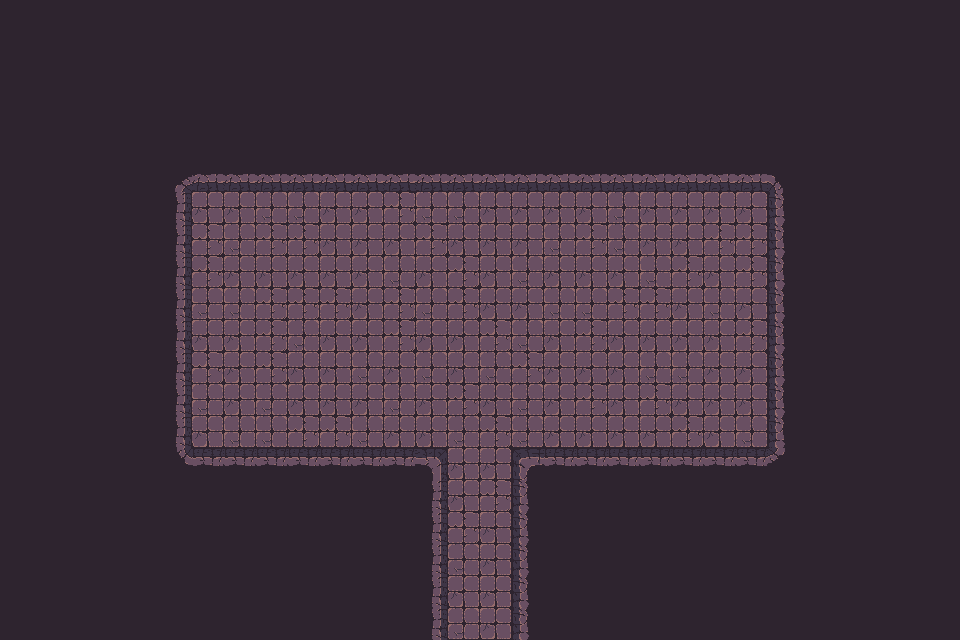

The image is a tile-based game level rendered from a .tmx file. Its description and complete source (layers, tilesets, objects, tile grids) follow:
An orthogonal 30x20 tile map with 32x32 px tiles, 1 tile layer (Tile layer 1), 2 tilesets and 57 objects.

<map version="1.10" tiledversion="1.11.2" orientation="orthogonal" renderorder="right-down" width="30" height="20" tilewidth="32" tileheight="32" infinite="0" nextlayerid="3" nextobjectid="1">
    <tileset firstgid="1" name="Town Tileset" tilewidth="32" tileheight="32" tilecount="64" columns="8">
        <image source="../../../tiles/World H Tileset.png" trans="ff00ff" width="256" height="256" />
        <tile id="4">
            <objectgroup draworder="index" id="2">
                <object id="1" x="0" y="0" width="32" height="32" />
            </objectgroup>
        </tile>
        <tile id="5">
            <objectgroup draworder="index" id="2">
                <object id="1" x="0" y="0" width="32" height="32" />
            </objectgroup>
        </tile>
        <tile id="6">
            <objectgroup draworder="index" id="2">
                <object id="1" x="0" y="0" width="32" height="32" />
            </objectgroup>
        </tile>
        <tile id="7">
            <objectgroup draworder="index" id="2">
                <object id="1" x="0" y="0" width="32" height="32" />
            </objectgroup>
        </tile>
        <tile id="8">
            <objectgroup draworder="index" id="2">
                <object id="1" x="0" y="0" width="32" height="32" />
            </objectgroup>
        </tile>
        <tile id="10">
            <objectgroup draworder="index" id="2">
                <object id="1" x="0" y="32" width="32" height="0" />
            </objectgroup>
        </tile>
        <tile id="11">
            <objectgroup draworder="index" id="2">
                <object id="1" x="0" y="32" width="32" height="0" />
                <object id="2" x="32" y="0" width="0" height="32" />
            </objectgroup>
        </tile>
        <tile id="12">
            <objectgroup draworder="index" id="2">
                <object id="1" x="32" y="0" width="0" height="32" />
            </objectgroup>
        </tile>
        <tile id="13">
            <objectgroup draworder="index" id="2">
                <object id="1" x="0" y="32" width="32" height="0" />
                <object id="2" x="0" y="32" width="32" height="0" />
                <object id="3" x="0" y="0" width="0" height="32" />
            </objectgroup>
        </tile>
        <tile id="14">
            <objectgroup draworder="index" id="2">
                <object id="1" x="0" y="0" width="0" height="32" />
            </objectgroup>
        </tile>
        <tile id="16">
            <objectgroup draworder="index" id="2">
                <object id="1" x="0" y="0" width="32" height="32" />
            </objectgroup>
        </tile>
        <tile id="24">
            <objectgroup draworder="index" id="2">
                <object id="1" x="0" y="0" width="32" height="32" />
            </objectgroup>
        </tile>
    </tileset>
    <tileset firstgid="65" name="Dungeon Crawler Tileset" tilewidth="32" tileheight="32" tilecount="100" columns="10">
        <image source="../../../tiles/Dungeon_Tile.png" trans="" width="320" height="320" />
        <tile id="2">
            <objectgroup draworder="index" id="2">
                <object id="1" x="0" y="0" width="32" height="32" />
            </objectgroup>
        </tile>
        <tile id="3">
            <objectgroup draworder="index" id="2">
                <object id="1" x="0" y="0" width="32" height="32" />
            </objectgroup>
        </tile>
        <tile id="4">
            <objectgroup draworder="index" id="2">
                <object id="1" x="0" y="0" width="32" height="32" />
            </objectgroup>
        </tile>
        <tile id="5">
            <objectgroup draworder="index" id="2">
                <object id="1" x="0" y="0" width="32" height="32" />
            </objectgroup>
        </tile>
        <tile id="6">
            <objectgroup draworder="index" id="2">
                <object id="1" x="0" y="0" width="32" height="32" />
            </objectgroup>
        </tile>
        <tile id="8">
            <objectgroup draworder="index" id="2">
                <object id="1" x="0" y="0" width="32" height="32" />
            </objectgroup>
        </tile>
        <tile id="12">
            <objectgroup draworder="index" id="2">
                <object id="1" x="0" y="0" width="32" height="32" />
            </objectgroup>
        </tile>
        <tile id="13">
            <objectgroup draworder="index" id="2">
                <object id="1" x="0" y="0" width="32" height="32" />
            </objectgroup>
        </tile>
        <tile id="14">
            <objectgroup draworder="index" id="2">
                <object id="1" x="0" y="0" width="32" height="32" />
            </objectgroup>
        </tile>
        <tile id="15">
            <objectgroup draworder="index" id="2">
                <object id="1" x="0" y="0" width="32" height="32" />
            </objectgroup>
        </tile>
        <tile id="16">
            <objectgroup draworder="index" id="2">
                <object id="1" x="0" y="0" width="32" height="32" />
            </objectgroup>
        </tile>
        <tile id="18">
            <objectgroup draworder="index" id="2">
                <object id="1" x="0" y="0" width="32" height="32" />
            </objectgroup>
        </tile>
        <tile id="22">
            <objectgroup draworder="index" id="2">
                <object id="1" x="0" y="0" width="32" height="32" />
            </objectgroup>
        </tile>
        <tile id="23">
            <objectgroup draworder="index" id="2">
                <object id="1" x="0" y="0" width="32" height="32" />
            </objectgroup>
        </tile>
        <tile id="24">
            <objectgroup draworder="index" id="2">
                <object id="1" x="0" y="0" width="32" height="32" />
            </objectgroup>
        </tile>
        <tile id="25">
            <objectgroup draworder="index" id="2">
                <object id="1" x="0" y="0" width="32" height="32" />
            </objectgroup>
        </tile>
        <tile id="26">
            <objectgroup draworder="index" id="2">
                <object id="1" x="0" y="0" width="32" height="32" />
            </objectgroup>
        </tile>
        <tile id="28">
            <objectgroup draworder="index" id="2">
                <object id="1" x="0" y="0" width="32" height="32" />
            </objectgroup>
        </tile>
        <tile id="32">
            <objectgroup draworder="index" id="2">
                <object id="1" x="0" y="0" width="32" height="32" />
            </objectgroup>
        </tile>
        <tile id="33">
            <objectgroup draworder="index" id="2">
                <object id="1" x="0" y="0" width="32" height="32" />
            </objectgroup>
        </tile>
        <tile id="34">
            <objectgroup draworder="index" id="2">
                <object id="1" x="0" y="0" width="32" height="32" />
            </objectgroup>
        </tile>
        <tile id="35">
            <objectgroup draworder="index" id="2">
                <object id="1" x="0" y="0" width="32" height="32" />
            </objectgroup>
        </tile>
        <tile id="36">
            <objectgroup draworder="index" id="2">
                <object id="1" x="0" y="0" width="32" height="32" />
            </objectgroup>
        </tile>
        <tile id="38">
            <objectgroup draworder="index" id="2">
                <object id="1" x="0" y="0" width="32" height="32" />
            </objectgroup>
        </tile>
        <tile id="42">
            <objectgroup draworder="index" id="2">
                <object id="1" x="0" y="0" width="32" height="32" />
            </objectgroup>
        </tile>
        <tile id="43">
            <objectgroup draworder="index" id="2">
                <object id="1" x="0" y="0" width="32" height="32" />
            </objectgroup>
        </tile>
        <tile id="44">
            <objectgroup draworder="index" id="2">
                <object id="1" x="0" y="0" width="32" height="32" />
            </objectgroup>
        </tile>
        <tile id="45">
            <objectgroup draworder="index" id="2">
                <object id="1" x="0" y="0" width="32" height="32" />
            </objectgroup>
        </tile>
        <tile id="46">
            <objectgroup draworder="index" id="2">
                <object id="1" x="0" y="0" width="32" height="32" />
            </objectgroup>
        </tile>
        <tile id="48">
            <objectgroup draworder="index" id="2">
                <object id="1" x="0" y="0" width="32" height="32" />
            </objectgroup>
        </tile>
        <tile id="52">
            <objectgroup draworder="index" id="2">
                <object id="1" x="0" y="0" width="32" height="32" />
            </objectgroup>
        </tile>
        <tile id="53">
            <objectgroup draworder="index" id="2">
                <object id="1" x="0" y="0" width="32" height="32" />
            </objectgroup>
        </tile>
        <tile id="54">
            <objectgroup draworder="index" id="2">
                <object id="1" x="0" y="0" width="32" height="32" />
            </objectgroup>
        </tile>
        <tile id="55">
            <objectgroup draworder="index" id="2">
                <object id="1" x="0" y="0" width="32" height="32" />
            </objectgroup>
        </tile>
        <tile id="56">
            <objectgroup draworder="index" id="2">
                <object id="1" x="0" y="0" width="32" height="32" />
            </objectgroup>
        </tile>
        <tile id="58">
            <objectgroup draworder="index" id="2">
                <object id="1" x="0" y="0" width="32" height="32" />
            </objectgroup>
        </tile>
        <tile id="62">
            <objectgroup draworder="index" id="2">
                <object id="1" x="0" y="0" width="32" height="32" />
            </objectgroup>
        </tile>
        <tile id="63">
            <objectgroup draworder="index" id="2">
                <object id="1" x="0" y="0" width="32" height="32" />
            </objectgroup>
        </tile>
        <tile id="64">
            <objectgroup draworder="index" id="2">
                <object id="1" x="0" y="0" width="32" height="32" />
            </objectgroup>
        </tile>
        <tile id="65">
            <objectgroup draworder="index" id="2">
                <object id="1" x="0" y="0" width="32" height="32" />
            </objectgroup>
        </tile>
        <tile id="66">
            <objectgroup draworder="index" id="2">
                <object id="1" x="0" y="0" width="32" height="32" />
            </objectgroup>
        </tile>
        <tile id="68">
            <objectgroup draworder="index" id="2">
                <object id="1" x="0" y="0" width="32" height="32" />
            </objectgroup>
        </tile>
    </tileset>
    <layer id="1" name="Tile layer 1" width="30" height="20">
        <data encoding="csv">
122,122,122,122,122,122,122,122,122,122,122,122,122,122,122,122,122,122,122,122,122,122,122,122,122,122,122,122,122,122,
122,122,122,122,122,122,122,122,122,122,122,122,122,122,122,122,122,122,122,122,122,122,122,122,122,122,122,122,122,122,
122,122,122,122,122,122,122,122,122,122,122,122,122,122,122,122,122,122,122,122,122,122,122,122,122,122,122,122,122,122,
122,122,122,122,122,122,122,122,122,122,122,122,122,122,122,122,122,122,122,122,122,122,122,122,122,122,122,122,122,122,
122,122,122,122,122,122,122,122,122,122,122,122,122,122,122,122,122,122,122,122,122,122,122,122,122,122,122,122,122,122,
122,122,122,122,122,67,68,68,68,68,68,68,68,68,68,68,68,68,68,68,68,68,68,68,69,122,122,122,122,122,
122,122,122,122,122,77,75,75,66,66,75,75,65,66,66,75,75,75,75,66,75,75,75,75,79,122,122,122,122,122,
122,122,122,122,122,77,65,66,65,65,75,75,75,65,75,75,75,66,65,66,75,75,65,65,79,122,122,122,122,122,
122,122,122,122,122,77,65,75,75,75,75,75,66,75,65,75,66,75,75,75,66,65,75,65,79,122,122,122,122,122,
122,122,122,122,122,77,66,66,65,65,65,75,65,66,65,75,75,66,66,65,65,75,66,75,79,122,122,122,122,122,
122,122,122,122,122,77,75,75,65,66,75,75,65,75,75,65,66,75,65,75,75,75,75,65,79,122,122,122,122,122,
122,122,122,122,122,77,65,75,65,75,75,66,75,66,75,66,65,75,75,75,66,66,75,75,79,122,122,122,122,122,
122,122,122,122,122,77,66,75,66,75,75,75,66,75,65,75,66,75,65,75,65,75,75,75,79,122,122,122,122,122,
122,122,122,122,122,77,75,66,66,65,65,66,75,75,66,65,66,75,75,75,75,65,75,66,79,122,122,122,122,122,
122,122,122,122,122,87,88,88,88,88,88,88,88,73,75,75,70,88,88,88,88,88,88,88,89,122,122,122,122,122,
122,122,122,122,122,122,122,122,122,122,122,122,122,77,75,65,79,122,122,122,122,122,122,122,122,122,122,122,122,122,
122,122,122,122,122,122,122,122,122,122,122,122,122,77,65,75,79,122,122,122,122,122,122,122,122,122,122,122,122,122,
122,122,122,122,122,122,122,122,122,122,122,122,122,77,66,75,79,122,122,122,122,122,122,122,122,122,122,122,122,122,
122,122,122,122,122,122,122,122,122,122,122,122,122,77,75,75,79,122,122,122,122,122,122,122,122,122,122,122,122,122,
122,122,122,122,122,122,122,122,122,122,122,122,122,77,66,75,79,122,122,122,122,122,122,122,122,122,122,122,122,122
        </data>
    </layer>
</map>
